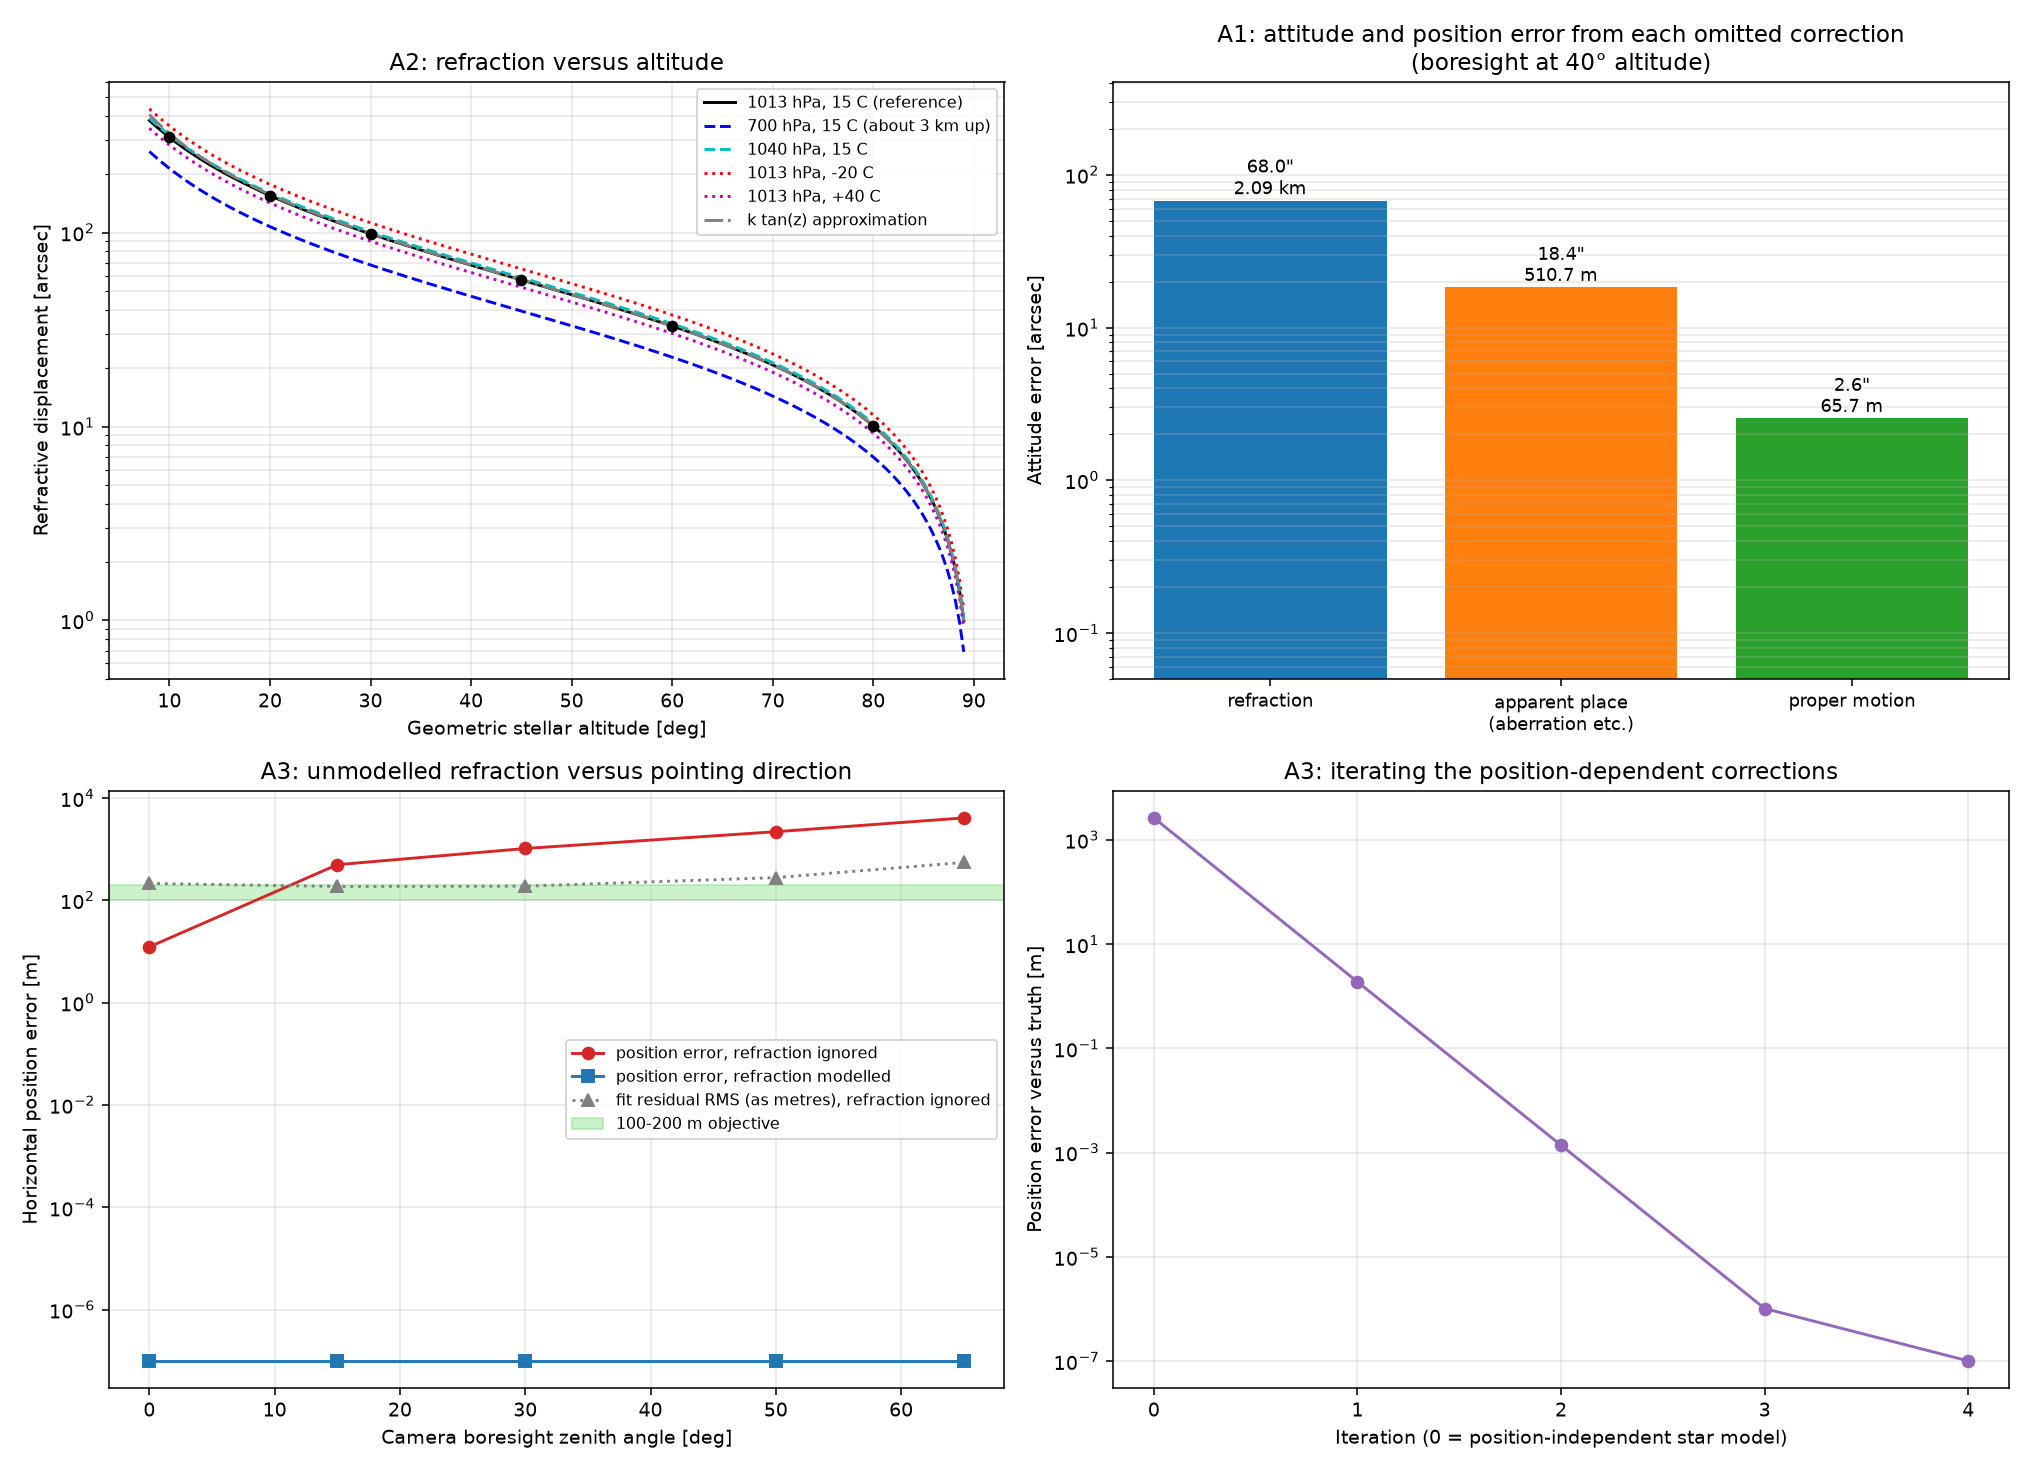

Here is the Python script that generated this plot:
"""
correction_comparison.py - Space Systems Engineering, Module 8, Experiment A

Idealized catalog directions versus what an observer on the ground really
sees, and what each omitted correction does to the recovered attitude and
terrestrial position.

A1  catalog -> propagated -> topocentric -> observed, per-star differences,
    then attitude fits against each reference model
A2  atmospheric refraction versus altitude, pressure and temperature
A3  a star field with differential refraction: uncorrected and corrected
    attitude fits, and an iterative solution that starts with no knowledge
    of the observer's position

The true position is used to generate the measurements and to score the
results. It is not given to the estimator in A3.

Run:  python correction_comparison.py
"""

from pathlib import Path

import matplotlib
matplotlib.use("Agg")
import matplotlib.pyplot as plt
import numpy as np

import astrometric_corrections as ac
import atmospheric_refraction as ar
import navigation_error_budget as nb
from stellar_attitude import angular_residuals, attitude_error, wahba_svd

SEED = 8
HERE = Path(__file__).parent
UTC = nb.BASELINE.start_utc
TRUE_POSITION = (45.0, -75.0)
LOCATION = ac.ObserverLocation(*TRUE_POSITION, 0.0)
ATMOSPHERE = ar.STANDARD_ATMOSPHERE
N_STARS = 30
ARCSEC_PER_RAD = np.degrees(1.0) * 3600.0
cp, ps = nb.cp, nb.ps


def separation_arcsec(a, b):
    cross = np.linalg.norm(np.cross(a, b), axis=-1)
    return np.degrees(np.arctan2(cross, np.sum(a * b, axis=-1))) * 3600.0


def metres(value):
    return f"{value / 1000:.2f} km" if value >= 1000 else f"{value:.1f} m"


def scene(zenith_angle_deg, rng, azimuth_deg=100.0, roll_deg=20.0):
    """A camera pointing, a catalog of stars in its field, and the truth."""
    camera = nb.CameraModel()
    c_nc = ps.camera_axes_local(zenith_angle_deg, azimuth_deg, roll_deg)
    rays = camera.unproject(nb.unit_square_positions(N_STARS, rng)
                            * [camera.width, camera.height])
    stars = ac.synthetic_catalog(rays, c_nc, UTC, LOCATION, rng)
    c_eg, _ = cp.earth_orientation(UTC)
    c_ge = np.asarray(c_eg.matrix).T
    c_en = ps.local_axes_ecef(*TRUE_POSITION)
    c_cg_true = c_nc.T @ c_en.T @ c_ge.T                 # celestial -> camera
    observed_celestial, observed_enu = ac.observed_directions(
        stars, UTC, LOCATION, ATMOSPHERE)
    measured = observed_enu @ c_nc                       # what the camera sees
    c_ci = ps.DEFAULT_C_CI
    up_imu = np.asarray(c_ci.matrix).T @ c_nc.T @ np.array([0.0, 0.0, 1.0])
    return {"stars": stars, "measured": measured, "C_CG": c_cg_true,
            "C_EG": c_eg, "C_CI": c_ci, "up_imu": up_imu, "C_NC": c_nc,
            "observed": observed_celestial}


def fit(scene_data, reference):
    """Attitude fit against a reference model, and the resulting position."""
    c_cg = wahba_svd(reference, scene_data["measured"])
    phi, total = attitude_error(c_cg, scene_data["C_CG"])
    residual = angular_residuals(c_cg, reference, scene_data["measured"])
    solution = cp.solve_terrestrial_position(scene_data["up_imu"],
                                             scene_data["C_CI"], c_cg,
                                             scene_data["C_EG"])
    return {"phi_arcsec": phi * ARCSEC_PER_RAD, "total_arcsec": total * ARCSEC_PER_RAD,
            "residual_rms_arcsec": np.sqrt(np.mean(residual**2)) * ARCSEC_PER_RAD,
            "position": solution.lat_lon,
            "position_error_m": cp.horizontal_position_error(solution.lat_lon,
                                                             TRUE_POSITION)}


# ----------------------------------------------------------------------- A1
def experiment_a1(rng):
    print("=" * 78)
    print("A1 - catalog epoch and apparent place")
    print("=" * 78)
    data = scene(50.0, rng)
    stars = data["stars"]
    catalog = ac.catalog_directions(stars)
    propagated = ac.propagated_directions(stars, UTC)
    topocentric, _ = ac.topocentric_directions(stars, UTC, LOCATION)
    observed = data["observed"]
    print(f"{N_STARS} synthetic stars, catalog epoch J{stars[0].epoch_jyear:.1f} "
          f"(Gaia DR3 convention), observed {UTC} UTC from {TRUE_POSITION}.")
    print(f"Proper motions ~100 mas/yr per axis, parallaxes up to 80 mas "
          f"(illustrative of bright nearby stars).")
    print(f"Camera boresight at altitude 40 deg; stars between "
          f"{np.degrees(np.arcsin(ac.observed_directions(stars, UTC, LOCATION, ATMOSPHERE)[1][:, 2])).min():.0f} "
          f"and {np.degrees(np.arcsin(ac.observed_directions(stars, UTC, LOCATION, ATMOSPHERE)[1][:, 2])).max():.0f} deg.\n")

    print("Per-star angular difference between consecutive representations "
          "(all in GCRS-oriented axes):")
    steps = [
        ("1 catalog -> 2 propagated to date", catalog, propagated,
         "proper motion over 10.9 years"),
        ("2 propagated -> 3 topocentric apparent", propagated, topocentric,
         "aberration (+ parallax, light deflection)"),
        ("3 topocentric -> 4 observed", topocentric, observed,
         "atmospheric refraction"),
    ]
    print(f"  {'step':<42}{'mean':>10}{'min':>10}{'max':>10}   cause")
    for label, a, b, cause in steps:
        d = separation_arcsec(a, b)
        print(f"  {label:<42}{d.mean():>9.2f}\"{d.min():>9.2f}\"{d.max():>9.2f}\"   {cause}")
    spread = separation_arcsec(propagated, topocentric)
    print(f"  Aberration is nearly the same for every star in the field "
          f"(spread {spread.max() - spread.min():.1f} arcsec), so it acts\n  "
          f"almost as a pure attitude offset. Proper motion is random star to "
          f"star, so it mostly averages.")

    print("\nAttitude and position when the measured (observed) rays are "
          "fitted with each reference model:")
    models = [
        ("4 observed (complete model)", observed),
        ("3 topocentric: refraction omitted", topocentric),
        ("2 propagated: + apparent place omitted", propagated),
        ("1 catalog: + proper motion omitted", catalog),
    ]
    rows = []
    print(f"  {'reference model':<42}{'attitude error':>16}{'x, y, z [arcsec]':>26}"
          f"{'residual RMS':>14}{'position error':>16}")
    for label, reference in models:
        r = fit(data, reference)
        rows.append((label, r))
        phi = r["phi_arcsec"]
        print(f"  {label:<42}{r['total_arcsec']:>14.2f}\""
              f"{phi[0]:>10.1f},{phi[1]:>7.1f},{phi[2]:>7.1f}"
              f"{r['residual_rms_arcsec']:>13.2f}\"{metres(r['position_error_m']):>16}")

    print("\nEach correction omitted on its own (everything else modelled):")
    singles = [
        ("refraction", observed - (observed - topocentric)),
        ("apparent place (aberration etc.)", observed - (topocentric - propagated)),
        ("proper motion", observed - (propagated - catalog)),
    ]
    single_rows = []
    print(f"  {'omitted correction':<42}{'attitude error':>16}{'residual RMS':>14}"
          f"{'position error':>16}")
    for label, reference in singles:
        reference = reference / np.linalg.norm(reference, axis=1, keepdims=True)
        r = fit(data, reference)
        single_rows.append((label, r))
        print(f"  {label:<42}{r['total_arcsec']:>14.2f}\""
              f"{r['residual_rms_arcsec']:>13.2f}\"{metres(r['position_error_m']):>16}")
    print("""
  Refraction is the largest omitted effect at this pointing and aberration
  the second; both shift the whole field in one direction, so the attitude
  solver absorbs them as a rotation and the residuals stay small. Proper
  motion is smaller and incoherent: it shows up mainly as residual scatter.
  Precession and nutation do not appear here at all. They are frame
  rotations and are already inside the Earth-orientation matrix; adding
  them to the star directions as well would apply them twice.""")
    return single_rows


# ----------------------------------------------------------------------- A2
def experiment_a2():
    print("\n" + "=" * 78)
    print("A2 - atmospheric refraction sweep")
    print("=" * 78)
    altitudes = np.array([10.0, 20.0, 30.0, 45.0, 60.0, 80.0])
    conditions = {
        "1013 hPa, 15 C (reference)": ar.Atmosphere(),
        "700 hPa, 15 C (about 3 km up)": ar.Atmosphere(pressure_hpa=700.0),
        "1040 hPa, 15 C": ar.Atmosphere(pressure_hpa=1040.0),
        "1013 hPa, -20 C": ar.Atmosphere(temperature_c=-20.0),
        "1013 hPa, +40 C": ar.Atmosphere(temperature_c=40.0),
    }
    print("Refractive displacement [arcsec] at 50 % humidity, 550 nm:")
    print(f"  {'conditions':<32}" + "".join(f"{f'{a:g} deg':>10}" for a in altitudes))
    for label, atmosphere in conditions.items():
        values = ar.refraction_arcsec(altitudes, atmosphere)
        print(f"  {label:<32}" + "".join(f"{v:>10.1f}" for v in values))
    reference = ar.refraction_arcsec(altitudes)
    simple = ar.simple_tan_refraction_arcsec(altitudes)
    empirical = ar.saemundsson_refraction_arcsec(altitudes)
    print(f"  {'k tan(z) approximation':<32}" + "".join(f"{v:>10.1f}" for v in simple))
    print(f"  {'  its error':<32}" + "".join(f"{v:>+10.1f}" for v in simple - reference))
    print(f"  {'Saemundsson (independent)':<32}" + "".join(f"{v:>10.1f}" for v in empirical))
    print(f"  {'ground distance of reference':<32}"
          + "".join(f"{metres(v * 30.9):>10}" for v in reference))
    print("""
  Refraction is roughly 1 arcminute at 45 deg altitude and 5 arcminutes at
  10 deg. It scales with pressure and inversely with absolute temperature:
  a 40 hPa or 15 C error in the assumed conditions is a few percent of the
  correction, i.e. arcseconds at low altitude.
  The one-term k tan(z) form is within 0.1 arcsec above 45 deg but is 1.7
  arcsec out at 20 deg and 14 at 10 deg. The two-term ERFA model used here
  is itself only specified to about 0.1 arcsec down to z = 70 deg and
  degrades below 20 deg altitude, which is why this module refuses zenith
  distances beyond 87 deg. Its few-percent disagreement with the
  independent empirical formula is within that formula's own accuracy.""")
    return altitudes, conditions


# ----------------------------------------------------------------------- A3
def iterative_solution(data, max_iterations=8):
    """
    Position with the full apparent-place and refraction model, starting
    from no knowledge of where the observer is.

    Iteration 0 fits the stars with position-independent directions
    (catalog propagated to the date). Each later pass computes the observed
    directions for the CURRENT position estimate, refits the attitude and
    re-solves the position. Only measurements, the catalog, the time and
    the atmosphere are used.
    """
    stars = data["stars"]
    history = []
    reference = ac.propagated_directions(stars, UTC)
    position = None
    for iteration in range(max_iterations):
        if position is not None:
            reference, _ = ac.observed_directions(
                stars, UTC, ac.ObserverLocation(*position), ATMOSPHERE)
        c_cg = wahba_svd(reference, data["measured"])
        new = cp.solve_terrestrial_position(data["up_imu"], data["C_CI"], c_cg,
                                            data["C_EG"]).lat_lon
        step = (np.inf if position is None
                else cp.horizontal_position_error(new, position))
        position = new
        history.append((iteration, position,
                        cp.horizontal_position_error(position, TRUE_POSITION), step))
        if step < 1e-4:
            break
    return history


def experiment_a3(rng):
    print("\n" + "=" * 78)
    print("A3 - differential refraction and attitude estimation")
    print("=" * 78)
    print(f"{N_STARS} stars across the 20 x 11.3 deg field, noise-free, "
          f"standard atmosphere. The uncorrected fit\nuses airless "
          f"topocentric directions; the corrected fit uses observed "
          f"directions.\n")
    print(f"  {'boresight':>10}{'star altitudes':>17}{'refraction':>13}"
          f"{'attitude bias':>15}{'x, y, z [arcsec]':>24}{'residual':>10}"
          f"{'position error':>16}{'corrected':>11}")
    rows = []
    data_for_iteration = None
    for zenith in (0.0, 15.0, 30.0, 50.0, 65.0):
        data = scene(zenith, rng)
        stars = data["stars"]
        topocentric, enu = ac.topocentric_directions(stars, UTC, LOCATION)
        altitude = np.degrees(np.arcsin(enu[:, 2]))
        refraction = ar.refraction_arcsec(altitude)
        uncorrected = fit(data, topocentric)
        corrected = fit(data, data["observed"])
        rows.append((zenith, uncorrected, corrected, refraction))
        phi = uncorrected["phi_arcsec"]
        print(f"  {f'{zenith:g} deg':>10}{f'{altitude.min():.0f}-{altitude.max():.0f} deg':>17}"
              f"{f'{refraction.min():.0f}-{refraction.max():.0f}':>12}\""
              f"{uncorrected['total_arcsec']:>14.1f}\""
              f"{phi[0]:>9.1f},{phi[1]:>6.1f},{phi[2]:>6.1f}"
              f"{uncorrected['residual_rms_arcsec']:>9.2f}\""
              f"{metres(uncorrected['position_error_m']):>16}"
              f"{corrected['position_error_m'] * 1000:>9.3f} mm")
        if zenith == 50.0:
            data_for_iteration = data
    print("""
  The fit absorbs the mean refraction across the field as a tilt of the
  camera toward the horizon, so the attitude bias is close to the
  refraction at the boresight and the position moves by the same angle.
  Only the DIFFERENTIAL part, the change of refraction across the field,
  is left in the residuals, and it is a small fraction of the bias:
  residuals would not reveal the problem. Looking straight up, refraction
  is symmetric about the boresight, the bias vanishes and only a slight
  change of image scale remains.""")

    print("  Iterative solution at 50 deg zenith angle (no position supplied):")
    print(f"  {'pass':>6}{'estimated latitude':>21}{'longitude':>14}"
          f"{'error vs truth':>17}{'change from last pass':>24}")
    history = iterative_solution(data_for_iteration)
    for iteration, position, error, step in history:
        step_text = "-" if np.isinf(step) else f"{step:.2e} m"
        print(f"  {iteration:>6}{position[0]:>21.9f}{position[1]:>14.9f}"
              f"{metres(error) if error >= 1 else f'{error * 1000:.3f} mm':>17}"
              f"{step_text:>24}")
    print("""
  The corrections depend on the position being solved for, but only
  weakly: a kilometre of position error changes the direction of the local
  vertical, and hence of the refraction, by half an arcminute, which
  changes a one-arcminute correction by a negligible amount. Starting from
  the uncorrected answer, each pass shrinks the error by about a factor of
  a thousand: kilometres, then metres, then millimetres. The circular dependence is handled
  by iteration, and the true position never enters the estimator.""")
    return rows, history


def make_figure(single_rows, a2, a3_rows, history):
    fig, axes = plt.subplots(2, 2, figsize=(14.5, 10.5))

    ax = axes[0, 0]
    altitudes = np.linspace(8.0, 89.0, 200)
    _, conditions = a2
    styles = ["k-", "b--", "c--", "r:", "m:"]
    for (label, atmosphere), style in zip(conditions.items(), styles):
        ax.semilogy(altitudes, ar.refraction_arcsec(altitudes, atmosphere), style,
                    label=label)
    ax.semilogy(altitudes, ar.simple_tan_refraction_arcsec(altitudes), color="gray",
                linestyle="-.", label="k tan(z) approximation")
    ax.plot(a2[0], ar.refraction_arcsec(a2[0]), "ko", markersize=5)
    ax.set_xlabel("Geometric stellar altitude [deg]")
    ax.set_ylabel("Refractive displacement [arcsec]")
    ax.set_title("A2: refraction versus altitude")
    ax.grid(True, which="both", alpha=0.3)
    ax.legend(fontsize=8)

    ax = axes[0, 1]
    labels = [row[0].replace(" (", "\n(") for row in single_rows]
    attitude = [row[1]["total_arcsec"] for row in single_rows]
    position = [row[1]["position_error_m"] for row in single_rows]
    x = np.arange(len(labels))
    bars = ax.bar(x, attitude, color=["tab:blue", "tab:orange", "tab:green"])
    for bar, value, pos in zip(bars, attitude, position):
        ax.text(bar.get_x() + bar.get_width() / 2, value * 1.1,
                f'{value:.1f}"\n{metres(pos)}', ha="center", fontsize=9)
    ax.set_yscale("log")
    ax.set_ylim(0.05, max(attitude) * 6)
    ax.set_xticks(x)
    ax.set_xticklabels(labels, fontsize=9)
    ax.set_ylabel("Attitude error [arcsec]")
    ax.set_title("A1: attitude and position error from each omitted correction\n"
                 "(boresight at 40° altitude)")
    ax.grid(True, axis="y", which="both", alpha=0.3)

    ax = axes[1, 0]
    zenith = [row[0] for row in a3_rows]
    ax.semilogy(zenith, [row[1]["position_error_m"] for row in a3_rows], "o-",
                color="tab:red", label="position error, refraction ignored")
    ax.semilogy(zenith, [max(row[2]["position_error_m"], 1e-7) for row in a3_rows],
                "s-", color="tab:blue", label="position error, refraction modelled")
    ax.semilogy(zenith, [row[1]["residual_rms_arcsec"] * 30.9 for row in a3_rows],
                "^:", color="gray",
                label="fit residual RMS (as metres), refraction ignored")
    ax.axhspan(100, 200, color="limegreen", alpha=0.25, label="100-200 m objective")
    ax.set_xlabel("Camera boresight zenith angle [deg]")
    ax.set_ylabel("Horizontal position error [m]")
    ax.set_title("A3: unmodelled refraction versus pointing direction")
    ax.grid(True, which="both", alpha=0.3)
    ax.legend(fontsize=8)

    ax = axes[1, 1]
    ax.semilogy([h[0] for h in history], [max(h[2], 1e-7) for h in history], "o-",
                color="tab:purple")
    ax.set_xticks([h[0] for h in history])
    ax.set_xlabel("Iteration (0 = position-independent star model)")
    ax.set_ylabel("Position error versus truth [m]")
    ax.set_title("A3: iterating the position-dependent corrections")
    ax.grid(True, which="both", alpha=0.3)

    fig.tight_layout()
    fig.savefig(HERE / "correction_comparison.png", dpi=140)
    print("\nSaved correction_comparison.png")


if __name__ == "__main__":
    generator = np.random.default_rng(SEED)
    singles = experiment_a1(generator)
    sweep = experiment_a2()
    a3, iteration_history = experiment_a3(generator)
    make_figure(singles, sweep, a3, iteration_history)
